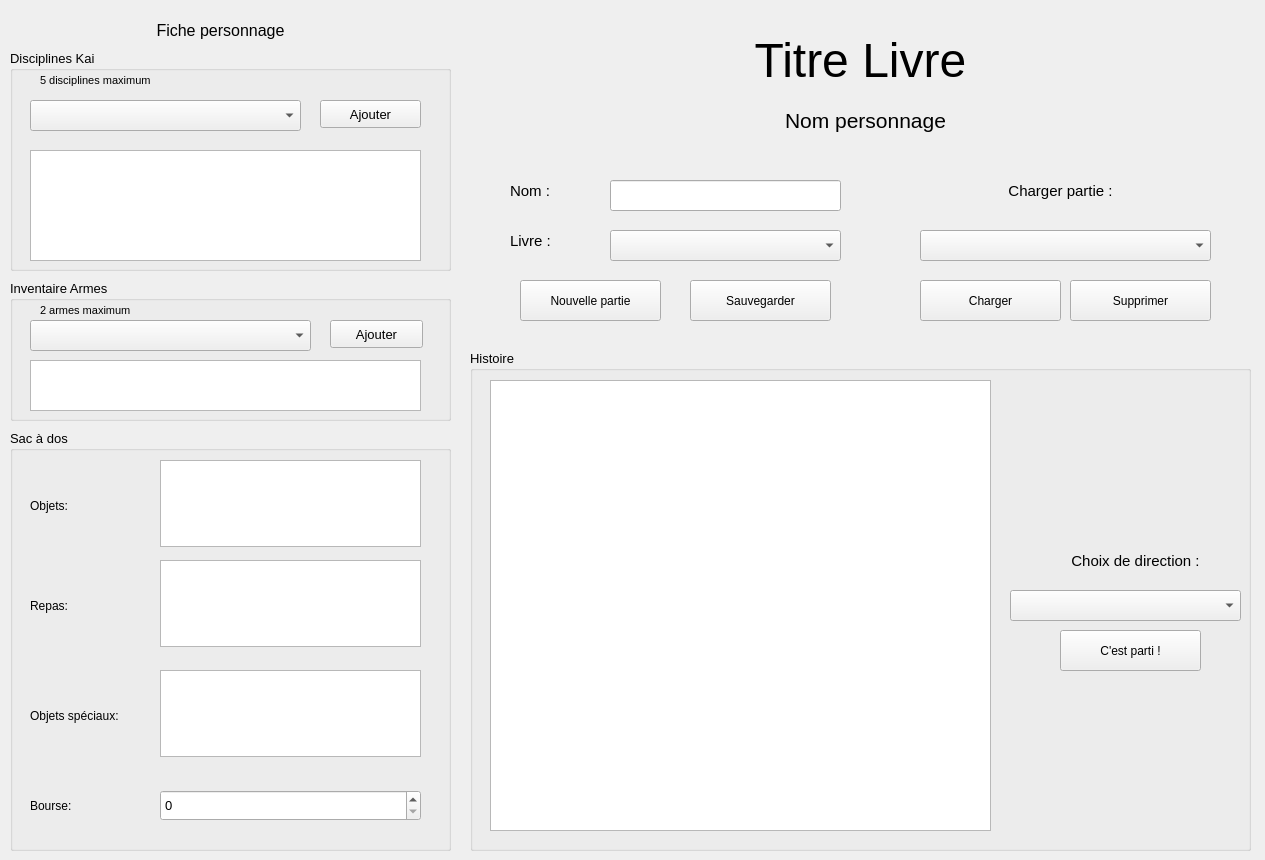
<?xml version="1.0" encoding="UTF-8"?>
<ui version="4.0">
 <class>MainWindow</class>
 <widget class="QMainWindow" name="MainWindow">
  <property name="geometry">
   <rect>
    <x>0</x>
    <y>0</y>
    <width>1265</width>
    <height>860</height>
   </rect>
  </property>
  <property name="windowTitle">
   <string>MainWindow</string>
  </property>
  <widget class="QWidget" name="centralwidget">
   <widget class="QLabel" name="label_titreLivre">
    <property name="geometry">
     <rect>
      <x>670</x>
      <y>10</y>
      <width>381</width>
      <height>101</height>
     </rect>
    </property>
    <property name="font">
     <font>
      <pointsize>36</pointsize>
     </font>
    </property>
    <property name="text">
     <string>Titre Livre</string>
    </property>
    <property name="alignment">
     <set>Qt::AlignCenter</set>
    </property>
   </widget>
   <widget class="QLabel" name="label_nomGrand">
    <property name="geometry">
     <rect>
      <x>740</x>
      <y>100</y>
      <width>251</width>
      <height>41</height>
     </rect>
    </property>
    <property name="font">
     <font>
      <pointsize>16</pointsize>
     </font>
    </property>
    <property name="text">
     <string>Nom personnage</string>
    </property>
    <property name="alignment">
     <set>Qt::AlignCenter</set>
    </property>
   </widget>
   <widget class="QLabel" name="label_fichePersonnage">
    <property name="geometry">
     <rect>
      <x>90</x>
      <y>10</y>
      <width>261</width>
      <height>41</height>
     </rect>
    </property>
    <property name="font">
     <font>
      <pointsize>12</pointsize>
     </font>
    </property>
    <property name="text">
     <string>Fiche personnage</string>
    </property>
    <property name="alignment">
     <set>Qt::AlignCenter</set>
    </property>
   </widget>
   <widget class="QGroupBox" name="groupBox_histoire">
    <property name="geometry">
     <rect>
      <x>470</x>
      <y>350</y>
      <width>781</width>
      <height>501</height>
     </rect>
    </property>
    <property name="font">
     <font>
      <pointsize>10</pointsize>
     </font>
    </property>
    <property name="title">
     <string>Histoire</string>
    </property>
    <widget class="QTextBrowser" name="textBrowser_histoire">
     <property name="geometry">
      <rect>
       <x>20</x>
       <y>30</y>
       <width>501</width>
       <height>451</height>
      </rect>
     </property>
    </widget>
    <widget class="QLabel" name="label_histoire">
     <property name="geometry">
      <rect>
       <x>580</x>
       <y>190</y>
       <width>171</width>
       <height>41</height>
      </rect>
     </property>
     <property name="font">
      <font>
       <pointsize>11</pointsize>
      </font>
     </property>
     <property name="text">
      <string>Choix de direction :</string>
     </property>
     <property name="alignment">
      <set>Qt::AlignCenter</set>
     </property>
    </widget>
    <widget class="QComboBox" name="comboBox_histoire">
     <property name="geometry">
      <rect>
       <x>540</x>
       <y>240</y>
       <width>231</width>
       <height>31</height>
      </rect>
     </property>
    </widget>
    <widget class="QPushButton" name="button_histoire">
     <property name="geometry">
      <rect>
       <x>590</x>
       <y>280</y>
       <width>141</width>
       <height>41</height>
      </rect>
     </property>
     <property name="font">
      <font>
       <pointsize>9</pointsize>
      </font>
     </property>
     <property name="text">
      <string>C'est parti !</string>
     </property>
    </widget>
   </widget>
   <widget class="QGroupBox" name="groupBox_disciplines">
    <property name="geometry">
     <rect>
      <x>10</x>
      <y>50</y>
      <width>441</width>
      <height>221</height>
     </rect>
    </property>
    <property name="font">
     <font>
      <pointsize>10</pointsize>
      <weight>50</weight>
      <bold>false</bold>
     </font>
    </property>
    <property name="title">
     <string>Disciplines Kai</string>
    </property>
    <widget class="QComboBox" name="comboBox_discipline">
     <property name="geometry">
      <rect>
       <x>20</x>
       <y>50</y>
       <width>271</width>
       <height>31</height>
      </rect>
     </property>
    </widget>
    <widget class="QPushButton" name="button_discipline">
     <property name="geometry">
      <rect>
       <x>310</x>
       <y>50</y>
       <width>101</width>
       <height>28</height>
      </rect>
     </property>
     <property name="text">
      <string>Ajouter</string>
     </property>
    </widget>
    <widget class="QListView" name="listView_discipline">
     <property name="geometry">
      <rect>
       <x>20</x>
       <y>100</y>
       <width>391</width>
       <height>111</height>
      </rect>
     </property>
    </widget>
    <widget class="QLabel" name="label_condition_discipline">
     <property name="geometry">
      <rect>
       <x>30</x>
       <y>20</y>
       <width>261</width>
       <height>21</height>
      </rect>
     </property>
     <property name="font">
      <font>
       <family>MS Shell Dlg 2</family>
       <pointsize>8</pointsize>
       <weight>50</weight>
       <bold>false</bold>
      </font>
     </property>
     <property name="text">
      <string>5 disciplines maximum</string>
     </property>
    </widget>
   </widget>
   <widget class="QGroupBox" name="groupBox_armes">
    <property name="geometry">
     <rect>
      <x>10</x>
      <y>280</y>
      <width>441</width>
      <height>141</height>
     </rect>
    </property>
    <property name="font">
     <font>
      <pointsize>10</pointsize>
     </font>
    </property>
    <property name="title">
     <string>Inventaire Armes</string>
    </property>
    <widget class="QComboBox" name="comboBox_arme">
     <property name="geometry">
      <rect>
       <x>20</x>
       <y>40</y>
       <width>281</width>
       <height>31</height>
      </rect>
     </property>
    </widget>
    <widget class="QPushButton" name="button_arme">
     <property name="geometry">
      <rect>
       <x>320</x>
       <y>40</y>
       <width>93</width>
       <height>28</height>
      </rect>
     </property>
     <property name="text">
      <string>Ajouter</string>
     </property>
    </widget>
    <widget class="QListView" name="listView_arme">
     <property name="geometry">
      <rect>
       <x>20</x>
       <y>80</y>
       <width>391</width>
       <height>51</height>
      </rect>
     </property>
    </widget>
    <widget class="QLabel" name="label_condition_arme">
     <property name="geometry">
      <rect>
       <x>30</x>
       <y>20</y>
       <width>261</width>
       <height>21</height>
      </rect>
     </property>
     <property name="font">
      <font>
       <pointsize>8</pointsize>
      </font>
     </property>
     <property name="text">
      <string>2 armes maximum</string>
     </property>
    </widget>
   </widget>
   <widget class="QGroupBox" name="groupBox_sac">
    <property name="geometry">
     <rect>
      <x>10</x>
      <y>430</y>
      <width>441</width>
      <height>421</height>
     </rect>
    </property>
    <property name="font">
     <font>
      <pointsize>10</pointsize>
      <weight>50</weight>
      <bold>false</bold>
     </font>
    </property>
    <property name="title">
     <string>Sac à dos</string>
    </property>
    <widget class="QTextEdit" name="textEdit_objet_sac">
     <property name="geometry">
      <rect>
       <x>150</x>
       <y>30</y>
       <width>261</width>
       <height>87</height>
      </rect>
     </property>
    </widget>
    <widget class="QTextEdit" name="textEdit_repas_sac">
     <property name="geometry">
      <rect>
       <x>150</x>
       <y>130</y>
       <width>261</width>
       <height>87</height>
      </rect>
     </property>
    </widget>
    <widget class="QTextEdit" name="textEdit_os_sac">
     <property name="geometry">
      <rect>
       <x>150</x>
       <y>240</y>
       <width>261</width>
       <height>87</height>
      </rect>
     </property>
    </widget>
    <widget class="QSpinBox" name="spinBox_bourse_sac">
     <property name="geometry">
      <rect>
       <x>150</x>
       <y>360</y>
       <width>261</width>
       <height>31</height>
      </rect>
     </property>
    </widget>
    <widget class="QLabel" name="label_objet_sac">
     <property name="geometry">
      <rect>
       <x>20</x>
       <y>40</y>
       <width>81</width>
       <height>71</height>
      </rect>
     </property>
     <property name="font">
      <font>
       <pointsize>9</pointsize>
       <weight>50</weight>
       <bold>false</bold>
      </font>
     </property>
     <property name="text">
      <string>Objets:</string>
     </property>
    </widget>
    <widget class="QLabel" name="label_repas_sac">
     <property name="geometry">
      <rect>
       <x>20</x>
       <y>140</y>
       <width>111</width>
       <height>71</height>
      </rect>
     </property>
     <property name="font">
      <font>
       <pointsize>9</pointsize>
       <weight>50</weight>
       <bold>false</bold>
      </font>
     </property>
     <property name="text">
      <string>Repas:</string>
     </property>
    </widget>
    <widget class="QLabel" name="label_os_sac">
     <property name="geometry">
      <rect>
       <x>20</x>
       <y>250</y>
       <width>131</width>
       <height>71</height>
      </rect>
     </property>
     <property name="font">
      <font>
       <pointsize>9</pointsize>
       <weight>50</weight>
       <bold>false</bold>
      </font>
     </property>
     <property name="text">
      <string>Objets spéciaux:</string>
     </property>
    </widget>
    <widget class="QLabel" name="label_bourse">
     <property name="geometry">
      <rect>
       <x>20</x>
       <y>340</y>
       <width>91</width>
       <height>71</height>
      </rect>
     </property>
     <property name="font">
      <font>
       <pointsize>9</pointsize>
       <weight>50</weight>
       <bold>false</bold>
      </font>
     </property>
     <property name="text">
      <string>Bourse:</string>
     </property>
    </widget>
   </widget>
   <widget class="QComboBox" name="comboBox_livre">
    <property name="geometry">
     <rect>
      <x>610</x>
      <y>230</y>
      <width>231</width>
      <height>31</height>
     </rect>
    </property>
   </widget>
   <widget class="QLineEdit" name="lineEdit_nom">
    <property name="geometry">
     <rect>
      <x>610</x>
      <y>180</y>
      <width>231</width>
      <height>31</height>
     </rect>
    </property>
   </widget>
   <widget class="QComboBox" name="comboBox_sauvegarde">
    <property name="geometry">
     <rect>
      <x>920</x>
      <y>230</y>
      <width>291</width>
      <height>31</height>
     </rect>
    </property>
   </widget>
   <widget class="QPushButton" name="button_charger">
    <property name="geometry">
     <rect>
      <x>920</x>
      <y>280</y>
      <width>141</width>
      <height>41</height>
     </rect>
    </property>
    <property name="font">
     <font>
      <pointsize>9</pointsize>
     </font>
    </property>
    <property name="text">
     <string>Charger</string>
    </property>
   </widget>
   <widget class="QPushButton" name="pushButton_nouvellePartie">
    <property name="geometry">
     <rect>
      <x>520</x>
      <y>280</y>
      <width>141</width>
      <height>41</height>
     </rect>
    </property>
    <property name="font">
     <font>
      <pointsize>9</pointsize>
     </font>
    </property>
    <property name="text">
     <string>Nouvelle partie</string>
    </property>
   </widget>
   <widget class="QLabel" name="label_livre">
    <property name="geometry">
     <rect>
      <x>510</x>
      <y>220</y>
      <width>61</width>
      <height>41</height>
     </rect>
    </property>
    <property name="font">
     <font>
      <pointsize>11</pointsize>
     </font>
    </property>
    <property name="text">
     <string>Livre :</string>
    </property>
    <property name="alignment">
     <set>Qt::AlignLeading|Qt::AlignLeft|Qt::AlignVCenter</set>
    </property>
   </widget>
   <widget class="QLabel" name="label_nomPetit">
    <property name="geometry">
     <rect>
      <x>510</x>
      <y>170</y>
      <width>61</width>
      <height>41</height>
     </rect>
    </property>
    <property name="font">
     <font>
      <pointsize>11</pointsize>
     </font>
    </property>
    <property name="text">
     <string>Nom :</string>
    </property>
    <property name="alignment">
     <set>Qt::AlignLeading|Qt::AlignLeft|Qt::AlignVCenter</set>
    </property>
   </widget>
   <widget class="QLabel" name="label_charger">
    <property name="geometry">
     <rect>
      <x>980</x>
      <y>170</y>
      <width>161</width>
      <height>41</height>
     </rect>
    </property>
    <property name="font">
     <font>
      <pointsize>11</pointsize>
     </font>
    </property>
    <property name="text">
     <string>Charger partie :</string>
    </property>
    <property name="alignment">
     <set>Qt::AlignCenter</set>
    </property>
   </widget>
   <widget class="QPushButton" name="button_sauvegarder">
    <property name="geometry">
     <rect>
      <x>690</x>
      <y>280</y>
      <width>141</width>
      <height>41</height>
     </rect>
    </property>
    <property name="font">
     <font>
      <pointsize>9</pointsize>
     </font>
    </property>
    <property name="text">
     <string>Sauvegarder</string>
    </property>
   </widget>
   <widget class="QPushButton" name="pushButton_supprimer">
    <property name="geometry">
     <rect>
      <x>1070</x>
      <y>280</y>
      <width>141</width>
      <height>41</height>
     </rect>
    </property>
    <property name="font">
     <font>
      <pointsize>9</pointsize>
     </font>
    </property>
    <property name="text">
     <string>Supprimer</string>
    </property>
   </widget>
  </widget>
 </widget>
 <resources/>
 <connections/>
</ui>
